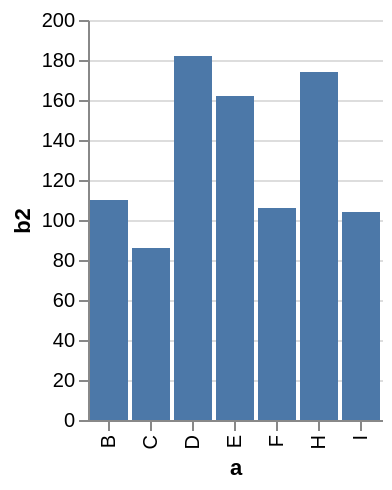

The Vega-Lite source for this figure:
### Vega specification from a JSON file in a GitHub repository (floating-point values rounded to 4 significant figures)
{"$schema": "http://vega.github.io/schema/vega/v3.0.json", "description": "A simple bar chart with embedded data that uses a filter and calculate.", "autosize": "pad", "padding": 5, "data": [{"name": "source_0", "values": [{"a": "A", "b": 28}, {"a": "B", "b": 55}, {"a": "C", "b": 43}, {"a": "G", "b": 19}, {"a": "H", "b": 87}, {"a": "I", "b": 52}, {"a": "D", "b": 91}, {"a": "E", "b": 81}, {"a": "F", "b": 53}], "format": {"type": "json"}, "transform": [{"type": "formula", "expr": "2*datum.b", "as": "b2"}, {"type": "filter", "expr": "datum.b2 > 60"}, {"type": "filter", "expr": "datum[\"b2\"] !== null && !isNaN(datum[\"b2\"])"}]}], "signals": [{"name": "width", "update": "bandspace(domain('x').length, 0.1, 0.05) * 21"}, {"name": "height", "update": "200"}], "marks": [{"name": "nested_main_group", "type": "group", "encode": {"update": {"width": {"signal": "width"}, "height": {"signal": "height"}, "fill": {"value": "transparent"}}}, "marks": [{"name": "marks", "type": "rect", "role": "bar", "from": {"data": "source_0"}, "encode": {"update": {"x": {"scale": "x", "field": "a"}, "width": {"scale": "x", "band": true}, "y": {"scale": "y", "field": "b2"}, "y2": {"scale": "y", "value": 0}, "fill": {"value": "#4c78a8"}}}}]}], "scales": [{"name": "x", "type": "band", "domain": {"data": "source_0", "field": "a", "sort": true}, "range": {"step": 21}, "round": true, "paddingInner": 0.1, "paddingOuter": 0.05}, {"name": "y", "type": "linear", "domain": {"data": "source_0", "field": "b2"}, "range": [200, 0], "round": true, "nice": true, "zero": true}], "axes": [{"scale": "x", "orient": "bottom", "tickCount": 5, "title": "a", "zindex": 1, "encode": {"labels": {"update": {"angle": {"value": 270}, "align": {"value": "right"}, "baseline": {"value": "middle"}}}}}, {"scale": "y", "format": "s", "orient": "left", "title": "b2", "zindex": 1}, {"scale": "y", "domain": false, "format": "s", "grid": true, "labels": false, "orient": "left", "ticks": false, "zindex": 0, "gridScale": "x"}]}
